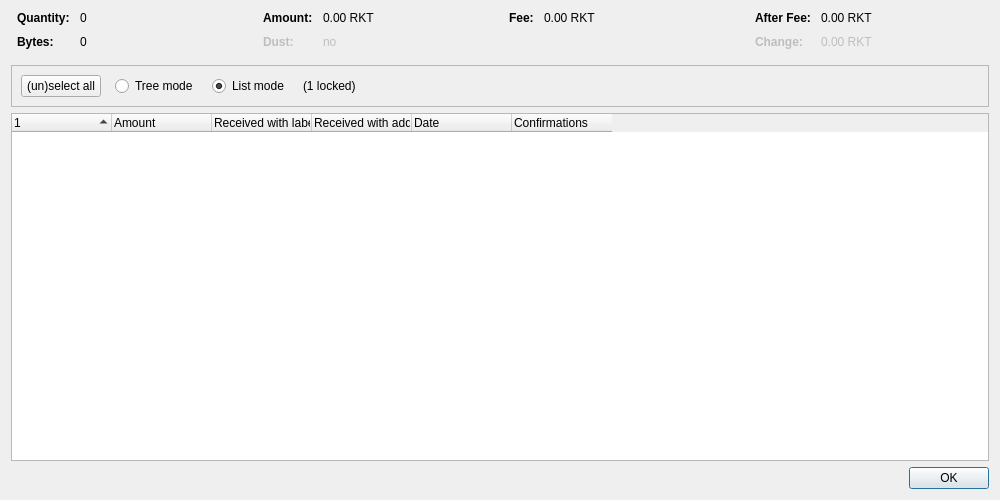
<?xml version="1.0" encoding="UTF-8"?>
<ui version="4.0">
 <class>CoinControlDialog</class>
 <widget class="QDialog" name="CoinControlDialog">
  <property name="geometry">
   <rect>
    <x>0</x>
    <y>0</y>
    <width>1000</width>
    <height>500</height>
   </rect>
  </property>
  <property name="windowTitle">
   <string>Coin Selection</string>
  </property>
  <layout class="QVBoxLayout" name="verticalLayout">
   <item>
    <layout class="QHBoxLayout" name="horizontalLayoutTop" stretch="0,0,0,0">
     <property name="topMargin">
      <number>0</number>
     </property>
     <property name="bottomMargin">
      <number>10</number>
     </property>
     <item>
      <layout class="QFormLayout" name="formLayoutCoinControl1">
       <property name="horizontalSpacing">
        <number>10</number>
       </property>
       <property name="verticalSpacing">
        <number>10</number>
       </property>
       <property name="leftMargin">
        <number>6</number>
       </property>
       <property name="rightMargin">
        <number>6</number>
       </property>
       <item row="0" column="0">
        <widget class="QLabel" name="labelCoinControlQuantityText">
         <property name="font">
          <font>
           <weight>75</weight>
           <bold>true</bold>
          </font>
         </property>
         <property name="text">
          <string>Quantity:</string>
         </property>
        </widget>
       </item>
       <item row="0" column="1">
        <widget class="QLabel" name="labelCoinControlQuantity">
         <property name="cursor">
          <cursorShape>IBeamCursor</cursorShape>
         </property>
         <property name="contextMenuPolicy">
          <enum>Qt::ActionsContextMenu</enum>
         </property>
         <property name="text">
          <string notr="true">0</string>
         </property>
         <property name="textInteractionFlags">
          <set>Qt::LinksAccessibleByMouse|Qt::TextSelectableByKeyboard|Qt::TextSelectableByMouse</set>
         </property>
        </widget>
       </item>
       <item row="1" column="0">
        <widget class="QLabel" name="labelCoinControlBytesText">
         <property name="font">
          <font>
           <weight>75</weight>
           <bold>true</bold>
          </font>
         </property>
         <property name="text">
          <string>Bytes:</string>
         </property>
        </widget>
       </item>
       <item row="1" column="1">
        <widget class="QLabel" name="labelCoinControlBytes">
         <property name="cursor">
          <cursorShape>IBeamCursor</cursorShape>
         </property>
         <property name="contextMenuPolicy">
          <enum>Qt::ActionsContextMenu</enum>
         </property>
         <property name="text">
          <string notr="true">0</string>
         </property>
         <property name="textInteractionFlags">
          <set>Qt::LinksAccessibleByMouse|Qt::TextSelectableByKeyboard|Qt::TextSelectableByMouse</set>
         </property>
        </widget>
       </item>
      </layout>
     </item>
     <item>
      <layout class="QFormLayout" name="formLayoutCoinControl2">
       <property name="horizontalSpacing">
        <number>10</number>
       </property>
       <property name="verticalSpacing">
        <number>10</number>
       </property>
       <property name="leftMargin">
        <number>6</number>
       </property>
       <property name="rightMargin">
        <number>6</number>
       </property>
       <item row="0" column="0">
        <widget class="QLabel" name="labelCoinControlAmountText">
         <property name="font">
          <font>
           <weight>75</weight>
           <bold>true</bold>
          </font>
         </property>
         <property name="text">
          <string>Amount:</string>
         </property>
        </widget>
       </item>
       <item row="0" column="1">
        <widget class="QLabel" name="labelCoinControlAmount">
         <property name="cursor">
          <cursorShape>IBeamCursor</cursorShape>
         </property>
         <property name="contextMenuPolicy">
          <enum>Qt::ActionsContextMenu</enum>
         </property>
         <property name="text">
          <string notr="true">0.00 RKT</string>
         </property>
         <property name="textInteractionFlags">
          <set>Qt::LinksAccessibleByMouse|Qt::TextSelectableByKeyboard|Qt::TextSelectableByMouse</set>
         </property>
        </widget>
       </item>
       <item row="1" column="0">
        <widget class="QLabel" name="labelCoinControlLowOutputText">
         <property name="enabled">
          <bool>false</bool>
         </property>
         <property name="font">
          <font>
           <weight>75</weight>
           <bold>true</bold>
          </font>
         </property>
         <property name="text">
          <string>Dust:</string>
         </property>
        </widget>
       </item>
       <item row="1" column="1">
        <widget class="QLabel" name="labelCoinControlLowOutput">
         <property name="enabled">
          <bool>false</bool>
         </property>
         <property name="cursor">
          <cursorShape>IBeamCursor</cursorShape>
         </property>
         <property name="contextMenuPolicy">
          <enum>Qt::ActionsContextMenu</enum>
         </property>
         <property name="text">
          <string notr="true">no</string>
         </property>
         <property name="textInteractionFlags">
          <set>Qt::LinksAccessibleByMouse|Qt::TextSelectableByKeyboard|Qt::TextSelectableByMouse</set>
         </property>
        </widget>
       </item>
      </layout>
     </item>
     <item>
      <layout class="QFormLayout" name="formLayoutCoinControl3">
       <property name="horizontalSpacing">
        <number>10</number>
       </property>
       <property name="verticalSpacing">
        <number>10</number>
       </property>
       <property name="leftMargin">
        <number>6</number>
       </property>
       <property name="rightMargin">
        <number>6</number>
       </property>
       <item row="0" column="0">
        <widget class="QLabel" name="labelCoinControlFeeText">
         <property name="font">
          <font>
           <weight>75</weight>
           <bold>true</bold>
          </font>
         </property>
         <property name="text">
          <string>Fee:</string>
         </property>
        </widget>
       </item>
       <item row="0" column="1">
        <widget class="QLabel" name="labelCoinControlFee">
         <property name="cursor">
          <cursorShape>IBeamCursor</cursorShape>
         </property>
         <property name="contextMenuPolicy">
          <enum>Qt::ActionsContextMenu</enum>
         </property>
         <property name="text">
          <string notr="true">0.00 RKT</string>
         </property>
         <property name="textInteractionFlags">
          <set>Qt::LinksAccessibleByMouse|Qt::TextSelectableByKeyboard|Qt::TextSelectableByMouse</set>
         </property>
        </widget>
       </item>
      </layout>
     </item>
     <item>
      <layout class="QFormLayout" name="formLayoutCoinControl4">
       <property name="horizontalSpacing">
        <number>10</number>
       </property>
       <property name="verticalSpacing">
        <number>10</number>
       </property>
       <property name="leftMargin">
        <number>6</number>
       </property>
       <property name="rightMargin">
        <number>6</number>
       </property>
       <item row="0" column="0">
        <widget class="QLabel" name="labelCoinControlAfterFeeText">
         <property name="font">
          <font>
           <weight>75</weight>
           <bold>true</bold>
          </font>
         </property>
         <property name="text">
          <string>After Fee:</string>
         </property>
        </widget>
       </item>
       <item row="0" column="1">
        <widget class="QLabel" name="labelCoinControlAfterFee">
         <property name="cursor">
          <cursorShape>IBeamCursor</cursorShape>
         </property>
         <property name="contextMenuPolicy">
          <enum>Qt::ActionsContextMenu</enum>
         </property>
         <property name="text">
          <string notr="true">0.00 RKT</string>
         </property>
         <property name="textInteractionFlags">
          <set>Qt::LinksAccessibleByMouse|Qt::TextSelectableByKeyboard|Qt::TextSelectableByMouse</set>
         </property>
        </widget>
       </item>
       <item row="1" column="0">
        <widget class="QLabel" name="labelCoinControlChangeText">
         <property name="enabled">
          <bool>false</bool>
         </property>
         <property name="font">
          <font>
           <weight>75</weight>
           <bold>true</bold>
          </font>
         </property>
         <property name="text">
          <string>Change:</string>
         </property>
        </widget>
       </item>
       <item row="1" column="1">
        <widget class="QLabel" name="labelCoinControlChange">
         <property name="enabled">
          <bool>false</bool>
         </property>
         <property name="cursor">
          <cursorShape>IBeamCursor</cursorShape>
         </property>
         <property name="contextMenuPolicy">
          <enum>Qt::ActionsContextMenu</enum>
         </property>
         <property name="text">
          <string notr="true">0.00 RKT</string>
         </property>
         <property name="textInteractionFlags">
          <set>Qt::LinksAccessibleByMouse|Qt::TextSelectableByKeyboard|Qt::TextSelectableByMouse</set>
         </property>
        </widget>
       </item>
      </layout>
     </item>
    </layout>
   </item>
   <item>
    <widget class="QFrame" name="frame">
     <property name="minimumSize">
      <size>
       <width>0</width>
       <height>40</height>
      </size>
     </property>
     <property name="frameShape">
      <enum>QFrame::StyledPanel</enum>
     </property>
     <property name="frameShadow">
      <enum>QFrame::Sunken</enum>
     </property>
     <layout class="QHBoxLayout" name="horizontalLayout">
      <item>
       <layout class="QHBoxLayout" name="horizontalLayoutPanel" stretch="0,0,0,0,0">
        <property name="spacing">
         <number>14</number>
        </property>
        <item>
         <widget class="QPushButton" name="pushButtonSelectAll">
          <property name="sizePolicy">
           <sizepolicy hsizetype="Maximum" vsizetype="Fixed">
            <horstretch>0</horstretch>
            <verstretch>0</verstretch>
           </sizepolicy>
          </property>
          <property name="text">
           <string>(un)select all</string>
          </property>
          <property name="autoDefault">
           <bool>false</bool>
          </property>
         </widget>
        </item>
        <item>
         <widget class="QRadioButton" name="radioTreeMode">
          <property name="sizePolicy">
           <sizepolicy hsizetype="Maximum" vsizetype="Fixed">
            <horstretch>0</horstretch>
            <verstretch>0</verstretch>
           </sizepolicy>
          </property>
          <property name="text">
           <string>Tree mode</string>
          </property>
         </widget>
        </item>
        <item>
         <widget class="QRadioButton" name="radioListMode">
          <property name="sizePolicy">
           <sizepolicy hsizetype="Maximum" vsizetype="Fixed">
            <horstretch>0</horstretch>
            <verstretch>0</verstretch>
           </sizepolicy>
          </property>
          <property name="text">
           <string>List mode</string>
          </property>
          <property name="checked">
           <bool>true</bool>
          </property>
         </widget>
        </item>
        <item>
         <widget class="QLabel" name="labelLocked">
          <property name="text">
           <string notr="true">(1 locked)</string>
          </property>
         </widget>
        </item>
        <item>
         <spacer name="horizontalSpacer">
          <property name="orientation">
           <enum>Qt::Horizontal</enum>
          </property>
          <property name="sizeHint" stdset="0">
           <size>
            <width>40</width>
            <height>20</height>
           </size>
          </property>
         </spacer>
        </item>
       </layout>
      </item>
     </layout>
    </widget>
   </item>
   <item>
    <widget class="CoinControlTreeWidget" name="treeWidget">
     <property name="contextMenuPolicy">
      <enum>Qt::CustomContextMenu</enum>
     </property>
     <property name="sortingEnabled">
      <bool>false</bool>
     </property>
     <property name="columnCount">
      <number>6</number>
     </property>
     <attribute name="headerShowSortIndicator" stdset="0">
      <bool>true</bool>
     </attribute>
     <attribute name="headerStretchLastSection">
      <bool>false</bool>
     </attribute>
     <column>
      <property name="text">
       <string/>
      </property>
     </column>
     <column>
      <property name="text">
       <string>Amount</string>
      </property>
     </column>
     <column>
      <property name="text">
       <string>Received with label</string>
      </property>
     </column>
     <column>
      <property name="text">
       <string>Received with address</string>
      </property>
     </column>
     <column>
      <property name="text">
       <string>Date</string>
      </property>
     </column>
     <column>
      <property name="text">
       <string>Confirmations</string>
      </property>
      <property name="toolTip">
       <string>Confirmed</string>
      </property>
     </column>
     <column>
      <property name="text">
       <string/>
      </property>
     </column>
     <column>
      <property name="text">
       <string/>
      </property>
     </column>
     <column>
      <property name="text">
       <string/>
      </property>
     </column>
     <column>
      <property name="text">
       <string/>
      </property>
     </column>
    </widget>
   </item>
   <item>
    <widget class="QDialogButtonBox" name="buttonBox">
     <property name="orientation">
      <enum>Qt::Horizontal</enum>
     </property>
     <property name="standardButtons">
      <set>QDialogButtonBox::Ok</set>
     </property>
    </widget>
   </item>
  </layout>
 </widget>
 <customwidgets>
  <customwidget>
   <class>CoinControlTreeWidget</class>
   <extends>QTreeWidget</extends>
   <header>qt/coincontroltreewidget.h</header>
  </customwidget>
 </customwidgets>
 <resources/>
 <connections/>
</ui>
